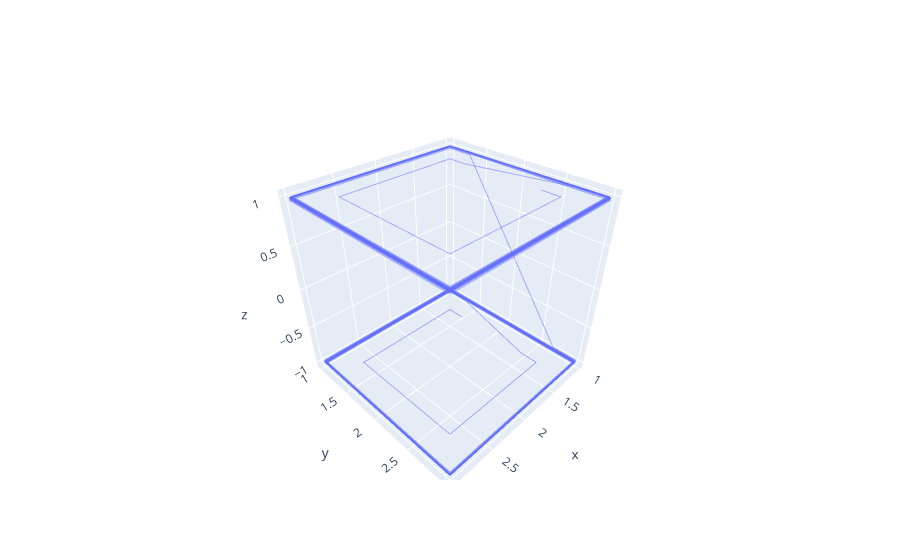

The notebook cell saved with this chart:
### Code cell
fig = go.Figure(data=[go.Scatter3d(x=x, y=y, z=z, opacity=0.50, marker=dict(size=0.01))])
fig.show()

### Figure 1 — Plotly figure (JSON) as saved in the notebook; plotly's stock layout.template omitted (floating-point values rounded to 4 significant figures; data arrays with more than 128 entries replaced by an {"elided": "..."} marker saying what was removed)
{"data": [{"marker": {"size": 0.01}, "opacity": 0.5, "type": "scatter3d", "x": {"elided": "2500 float values"}, "y": {"elided": "2500 float values"}, "z": {"elided": "2500 float values"}}], "layout": {}}
